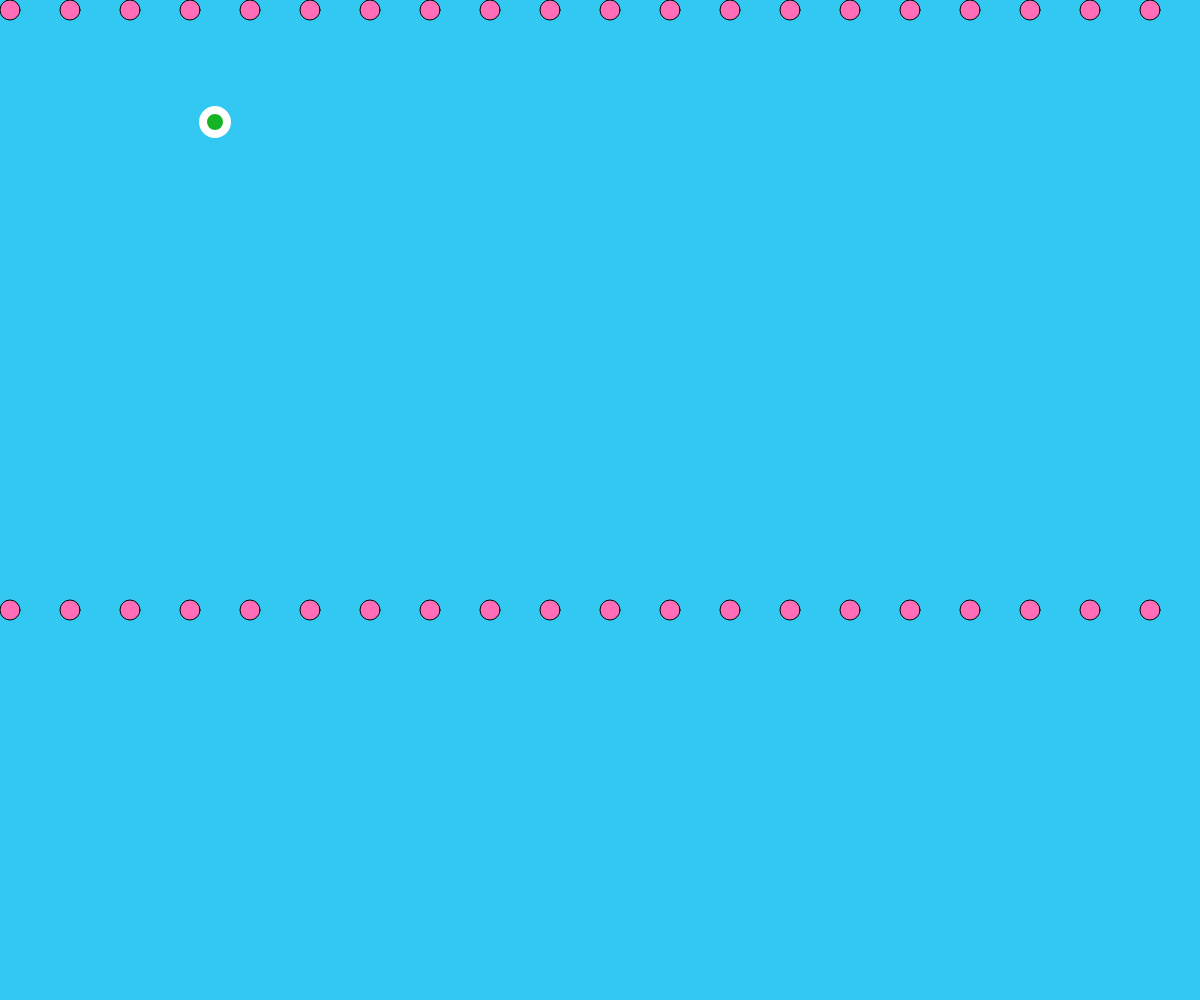
Frame 1 (no input)
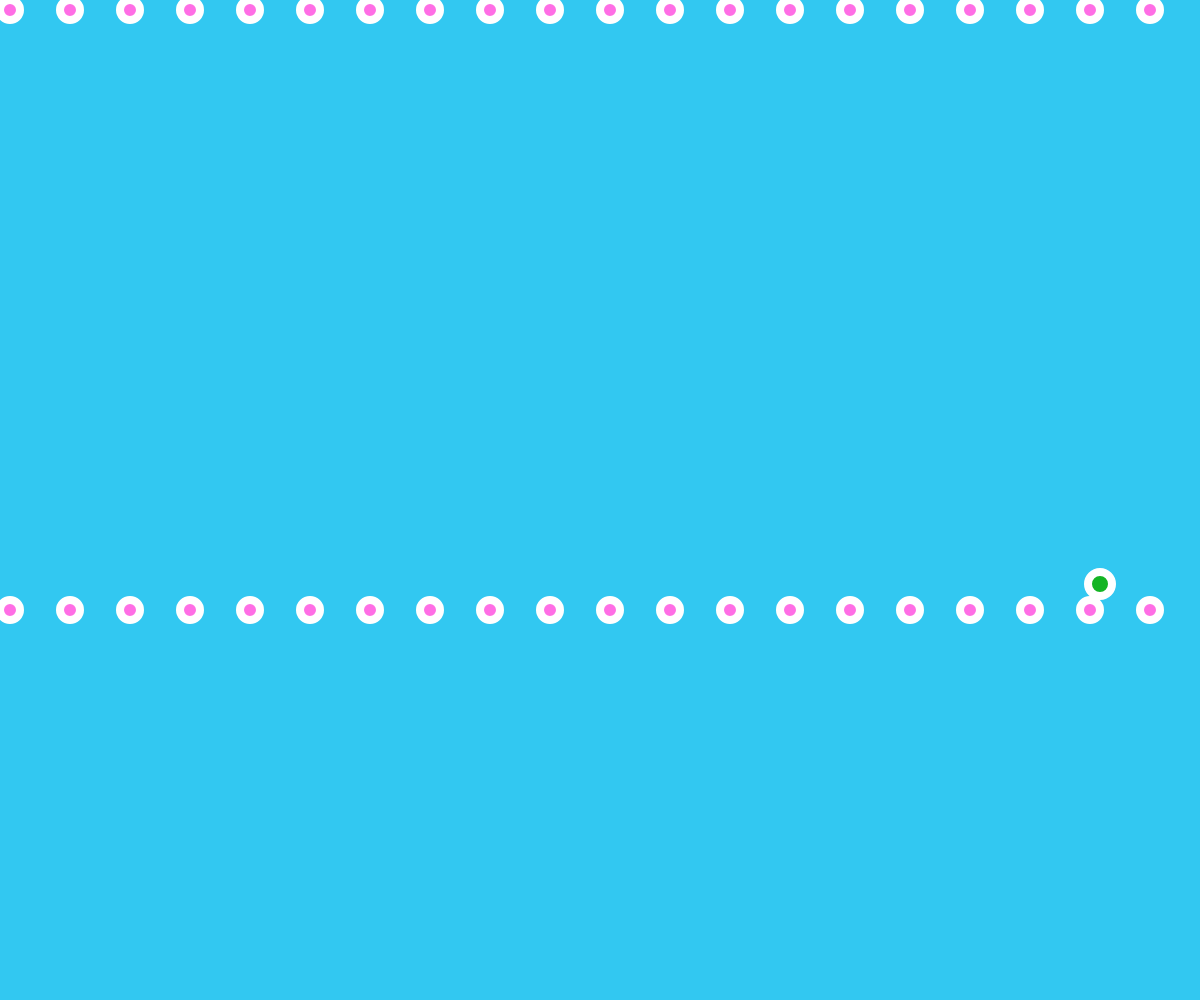
Frame 60 (no input)
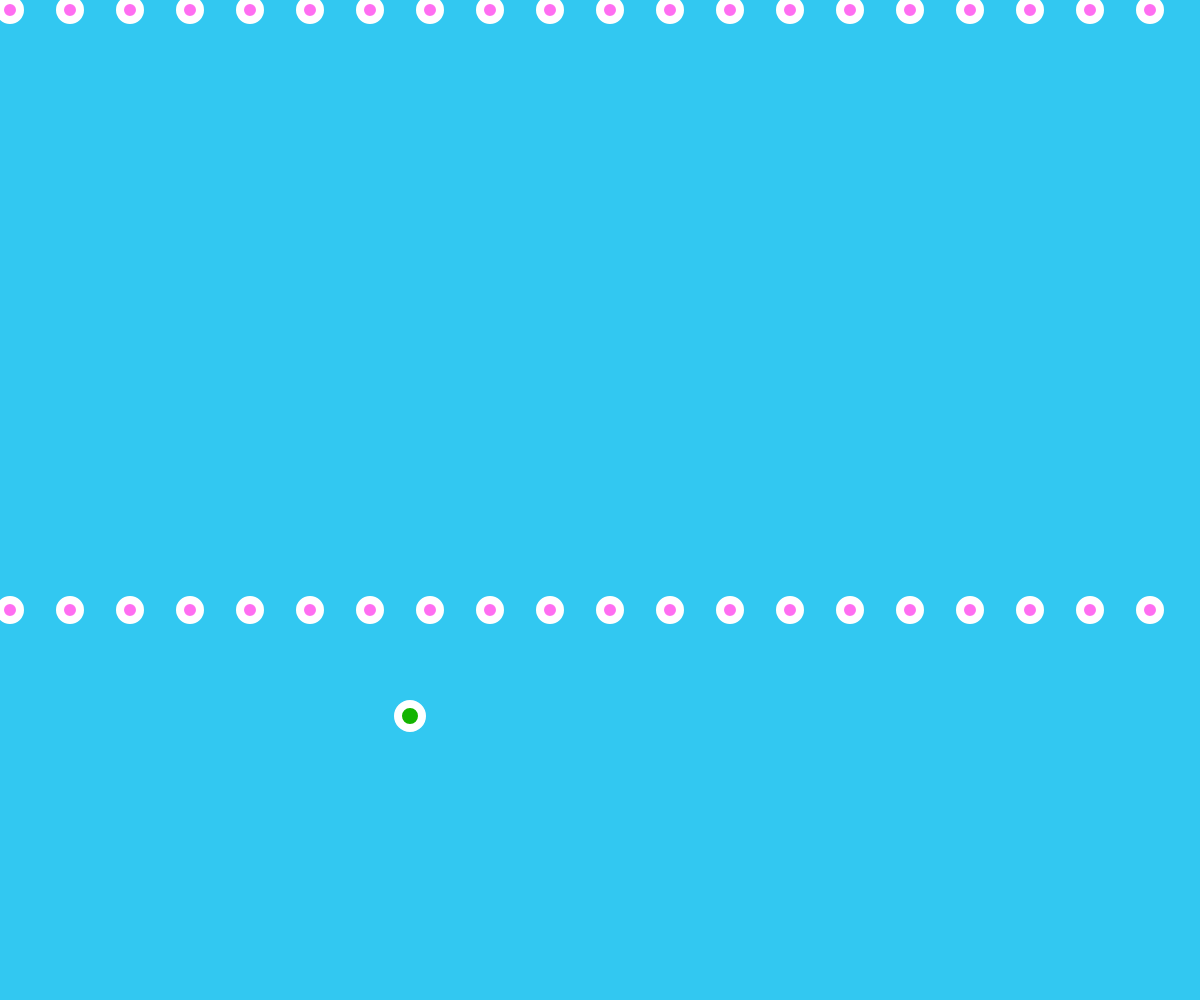
Frame 120 (the mouse pressed at the canvas centre since frame 60)

The p5.js sketch that drew these frames (run headless with seeded random() and noise() and a simulated clock; from frame 60 on, the mouse is pressed at the canvas centre):

// p5.js sketch
// ── sketch.js

//define global variables
let pos_x = 0;
let pos_y = 0 + 10;
let diameter = 20;
let radius = diameter/2;

//define array for bouncing ellipse
var nums = [24, 36]

// add values for the variable ball
var ball = {
  x: 200,
  y:100,

  xspeed: 15,
  yspeed: 22
}

function setup(){
  createCanvas(windowWidth, windowHeight);

}

function draw() {
//use functions I created inside the draw functino so that the function continues to work
  move();
  bounce();
  background('rgb(50, 200, 241)')
    push()
    //add many circles along edges based on value i
    fill(255, 110, random(255));
      for(var i = 0; i < 20; i++) {
      pos_x = width * i/20 + radius ;
      ellipse(pos_x, pos_y, diameter)}
        push()
        for(var i = 0; i < 20; i++) {
        pos_x = width * i/20 + radius ;
        ellipse(pos_x, pos_y + 600, diameter)}
        pop()
    pop()



  strokeWeight(8);
  stroke('rgb(255, 255, 255)')
  fill(20, 180, random(180))
  //make ellipse with values from var ball and array nums
  ellipse(ball.x, ball.y, nums[0], nums[0]);
}



//create function for the movement of the ball
function move(){
  ball.x = ball.x + ball.xspeed;
  ball.y = ball.y + ball.yspeed;
}
//create function for the bounce of the ball, so it stays in bounds
function bounce(){
  if (ball.x > width || ball.x < 0){
    ball.xspeed = ball.xspeed * -1;
  }
  if (ball.y > height || ball.y < 0){
    ball.yspeed = ball.yspeed * -1;
  }

}
